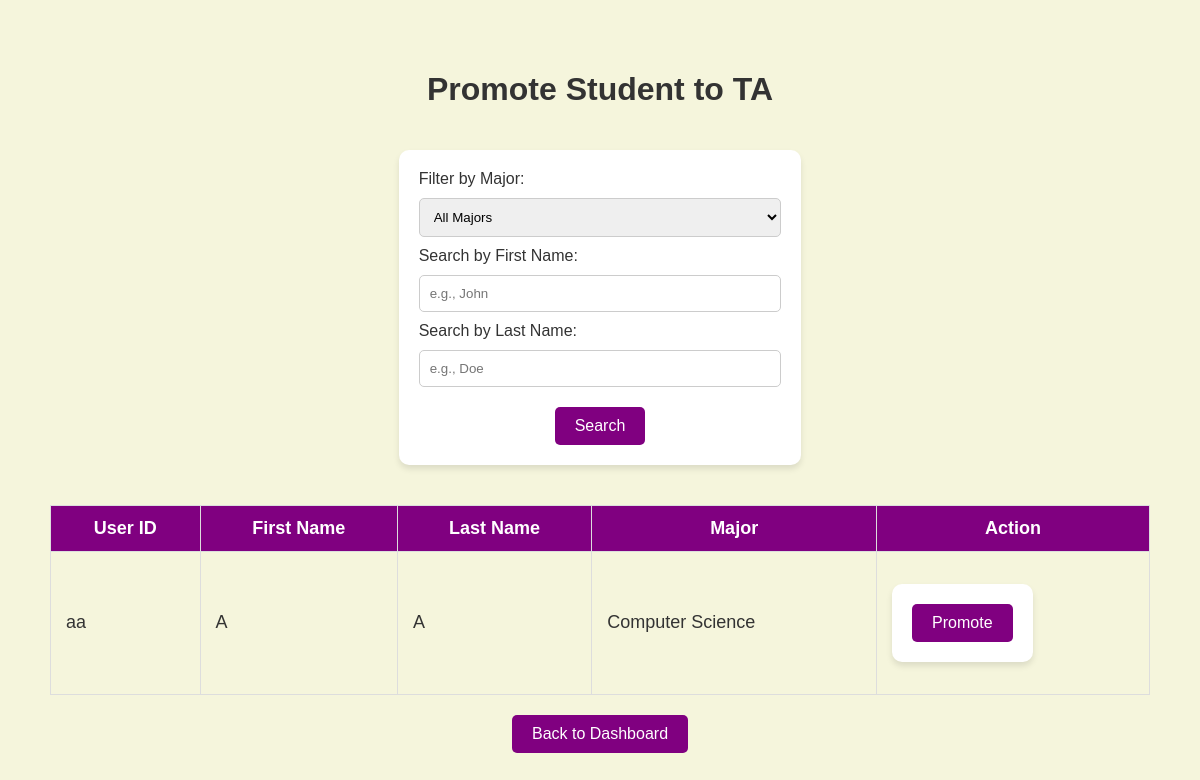
Before: /promote with the older database file.
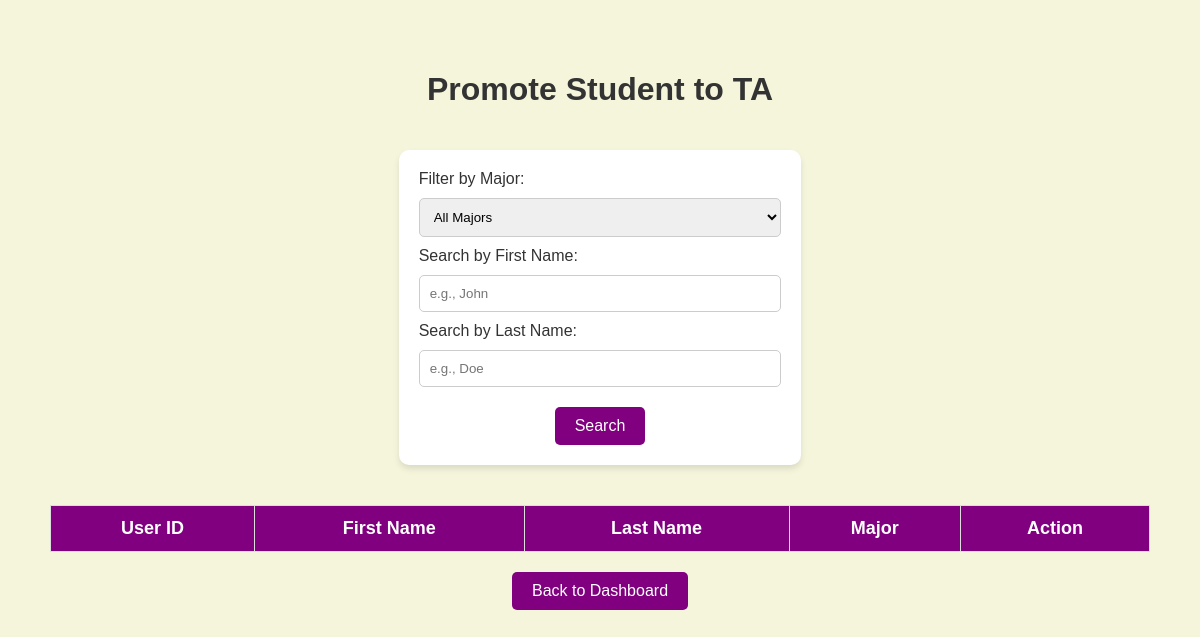
After: the same page with the newer database file.
### app.py (models this page shows)
class User(db.Model):
    id = db.Column(db.Integer, primary_key=True)
    user_id = db.Column(db.String(80), unique=True, nullable=False)
    first_name = db.Column(db.String(80), nullable=False)
    last_name = db.Column(db.String(80), nullable=False)
    password = db.Column(db.String(200), nullable=False)
    role = db.Column(db.String(20), nullable=False)  # 'student', 'ta', 'ra', 'instructor'
    major = db.Column(db.String(80), nullable=False)

### app.py (the view)
@app.route('/promote', methods=['GET', 'POST'])
def promote():
    major = request.args.get('major', '')
    first_name = request.args.get('first_name', '')
    last_name = request.args.get('last_name', '')
    query = User.query.filter_by(role='student')  # Only fetch students
    if major:
        query = query.filter(User.major == major)
    if first_name:
        query = query.filter(User.first_name.ilike(f"%{first_name}%"))
    if last_name:
        query = query.filter(User.last_name.ilike(f"%{last_name}%"))
    students = query.all()
    MAJOR_FULL_NAMES = {
        "cs": "Computer Science",
        "ece": "Electrical/Computer Engineering",
        "sdp": "Social Development and Policy",
        "cnd": "Communication & Design",
        "ch": "Comparative Humanities",
        "iscim": "Science & Mathematics (iSciM)",
        "pg": "Playground",
    }
    return render_template(
        'promote.html',
        students=students,
        majors=MAJOR_FULL_NAMES,
        filters={'major': major, 'first_name': first_name, 'last_name': last_name}
    )

### templates/promote.html (shortened to what this page needs)
<!DOCTYPE html>
<html lang="en">
<head>
    <link rel="stylesheet" href="{{ url_for('static', filename='style.css') }}">
</head>
<body>
    <div class="container">
        <h1>Promote Student to TA</h1>
        <form method="GET" action="{{ url_for('promote') }}" class="mb-4">
            <div class="row">
                <div class="col-md-4">
                    <label for="major" class="form-label">Filter by Major:</label>
                    <select id="major" name="major" class="form-select">
                        <option value="" selected>All Majors</option>
                    </select>
                </div>
                <div class="col-md-4">
                    <label for="first_name" class="form-label">Search by First Name:</label>
                    <input type="text" id="first_name" name="first_name" class="form-control" placeholder="e.g., John" value="{{ filters.first_name }}">
                </div>
                <div class="col-md-4">
                    <label for="last_name" class="form-label">Search by Last Name:</label>
                    <input type="text" id="last_name" name="last_name" class="form-control" placeholder="e.g., Doe" value="{{ filters.last_name }}">
                </div>
            </div>
            <div class="button-group">
                <button type="submit" class="btn">Search</button>
            </div>
        </form>
        <table class="styled-table">
            <thead>
                <tr>
                    <th>User ID</th>
                    <th>First Name</th>
                    <th>Last Name</th>
                    <th>Major</th>
                    <th>Action</th>
                </tr>
            </thead>
            <tbody>
                {% for student in students %}
                <tr>
                    <td>{{ student.user_id }}</td>
                    <td>{{ student.first_name }}</td>
                    <td>{{ student.last_name }}</td>
                    <td>{{ majors.get(student.major, student.major) }}</td>
                    <td>
                        <form action="{{ url_for('promote_to_ta', user_id=student.id) }}" method="post">
                            <button type="submit" class="btn">Promote</button>
                        </form>
                    </td>
                </tr>
                {% endfor %}
            </tbody>
        </table>
        <a href="{{ url_for('dashboard') }}" class="btn">Back to Dashboard</a>
    </div>
</body>
</html>

Changed rows visible on the page:
no longer on this page (row edited): User: user_id "aa", first_name "A", last_name "A", get "Computer Science"
